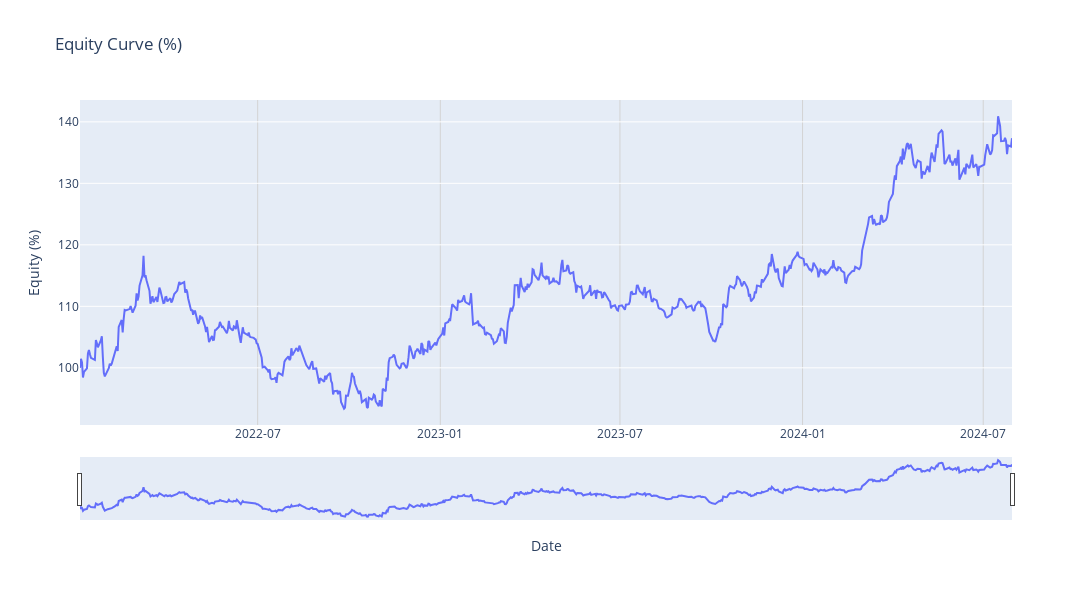

Source (notebook cell):
### Code cell
initial_investment = gold['Price'][0]
# Calculate the equity curve based on cumulative strategy returns
equity_curve = gold['Price'] * (1 + gold['Strategy Returns'].cumsum().fillna(0)) / initial_investment * 100

# Create the Plotly figure
fig = go.Figure()

# Add the Equity Curve line to the figure
fig.add_trace(go.Scatter(x=gold.index, y=equity_curve, mode='lines', name='Equity Curve (%)'))

# Update layout for titles and labels
fig.update_layout(
    title='Equity Curve (%)',  # Title of the plot
    xaxis_title='Date',  # X-axis label
    yaxis_title='Equity (%)',  # Y-axis label
    legend_title='Legend',  # Legend title
    autosize=False,  # Disable autosizing
    width=1100,  # Set figure width
    height=600,  # Set figure height
    xaxis=dict(
        showgrid=True,  # Show grid lines on the x-axis
        gridcolor='lightgrey',  # Set grid color
        tickformat='%Y-%m',  # Format dates to show year and month
        rangeslider=dict(visible=True))  # Add a range slider for zooming
)

# Show the plot
fig.show()

### Figure 1 — Plotly figure (JSON) as saved in the notebook; plotly's stock layout.template omitted (floating-point values rounded to 4 significant figures; data arrays with more than 128 entries replaced by an {"elided": "..."} marker saying what was removed)
{"data": [{"mode": "lines", "name": "Equity Curve (%)", "type": "scatter", "x": {"elided": "646 str values"}, "y": {"elided": "646 float values"}}], "layout": {"autosize": false, "height": 600, "legend": {"title": {"text": "Legend"}}, "title": {"text": "Equity Curve (%)"}, "width": 1100, "xaxis": {"gridcolor": "lightgrey", "rangeslider": {"visible": true}, "showgrid": true, "tickformat": "%Y-%m", "title": {"text": "Date"}}, "yaxis": {"title": {"text": "Equity (%)"}}}}
